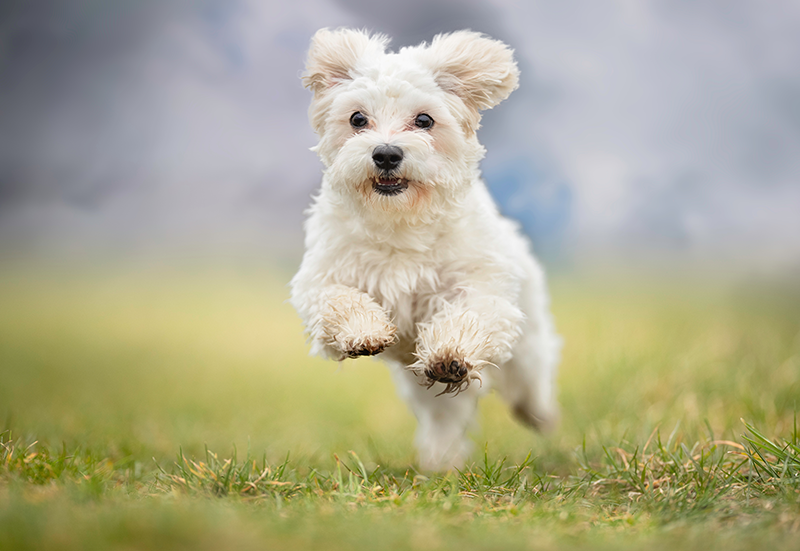
#> input picture Advanced Computer Vision/python 실습 파일/SIFTAndSURF/dog_1.png, 800 x 551 px
$ python SIFT.py
#> lines starting #> are read from the running program, lines starting #| are printed output that depends on the picture
'''
    22.10.11. Seokju Lee
    Modified for python3
    Original code from https://github.com/Leo-LiHao/OpenCV-Python-Tutorials
'''


import sys
sys.path.append('../../../')

import cv2
import time
import numpy as np
import Src.ToolBox.ImageProcessTool as IPT
from matplotlib import pyplot as plt
import pdb


RED   = (0, 0, 255)
BLUE  = (255, 0, 0)
GREEN = (0, 255, 0)

def drawCircleBoard(imgSize, boardSize, circleDis, circleRadius, originPt, backgroundColor, foregroundColor):
    Canvas = np.zeros(imgSize, dtype=np.uint8)
    Canvas[:, :] = backgroundColor
    RowNum, ColNum = boardSize
    OriginPoint_2x1 = np.array(originPt).reshape(2, 1)
    Circles_2xn = np.array([0, 0]).reshape(2, 1)
    for row in range(RowNum):
        for col in range(ColNum):
            x = col * circleDis
            y = row * circleDis
            Point = np.array([[x], [y]])
            Circles_2xn = np.hstack((Circles_2xn, Point))
    Circles_2xn = Circles_2xn[:, 1:] + OriginPoint_2x1
    IPT.drawPoints(img=Canvas, pts_2xn=Circles_2xn, color=foregroundColor, radius=circleRadius)
    return Canvas


if __name__ == '__main__':
    # [13 lines of commented-out code are left out]
    FilePath = 'dog_1.png'
    SrcImg = cv2.cvtColor(cv2.imread(FilePath), code=cv2.COLOR_BGR2RGB)

    GrayImg = cv2.cvtColor(src=SrcImg, code=cv2.COLOR_RGB2GRAY)
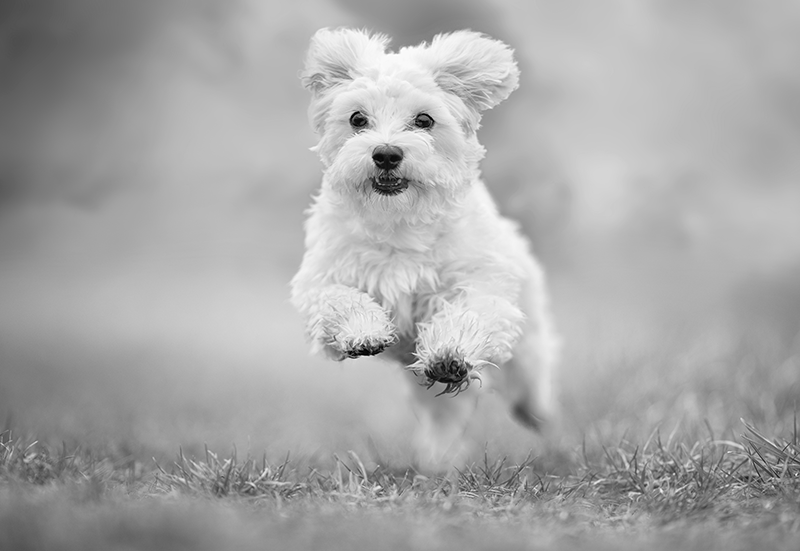
#> GrayImg: shape (551, 800); min 0, max 255, mean 168.2
    # pdb.set_trace()

    ### Define SIFT ###
    sift = cv2.SIFT_create()

    ### Compute SIFT ###
    keypoints, descriptor = sift.detectAndCompute(GrayImg, None)
#> keypoints = 1056 keypoints; strongest (x, y, size): (358, 121, 12.6), (424, 121, 13.5), (387, 159, 17.9), (449, 373, 24.3)
    print('keypoint:',len(keypoints), 'descriptor:', descriptor.shape)
#| keypoint: 1056 descriptor: (1056, 128)
    print(descriptor)
#> (printed output is left out)

    ### Draw Keypoints ###
    img_draw = cv2.drawKeypoints(SrcImg, keypoints, None, flags=cv2.DRAW_MATCHES_FLAGS_DRAW_RICH_KEYPOINTS)
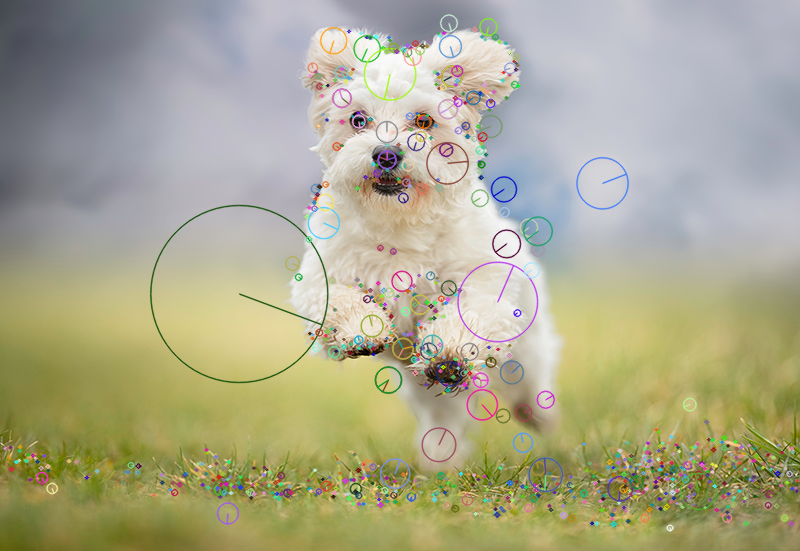
#> img_draw: shape (551, 800, 3); mean R, G, B 171.4, 169.2, 142.2
    pdb.set_trace()

    ### Show Results ###
    plt.figure(1); plt.imshow(SrcImg); plt.colorbar(); plt.ion(); plt.show()
#> after `plt.figure(1)`:
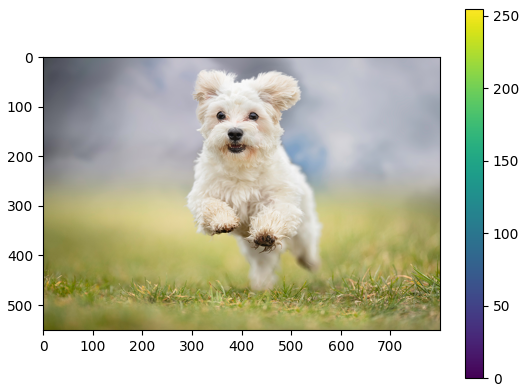
#> figure drawn by matplotlib, 2 panels
    plt.figure(2); plt.imshow(img_draw); plt.colorbar(); plt.ion(); plt.show()
#> after `plt.figure(2)`:
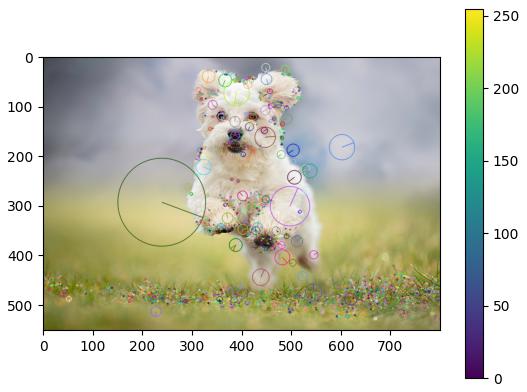
#> figure drawn by matplotlib, 2 panels
    pdb.set_trace()

$ run again, with Advanced Computer Vision/python 실습 파일/SIFTAndSURF/flower.jpg saved as Advanced Computer Vision/python 실습 파일/SIFTAndSURF/dog_1.png
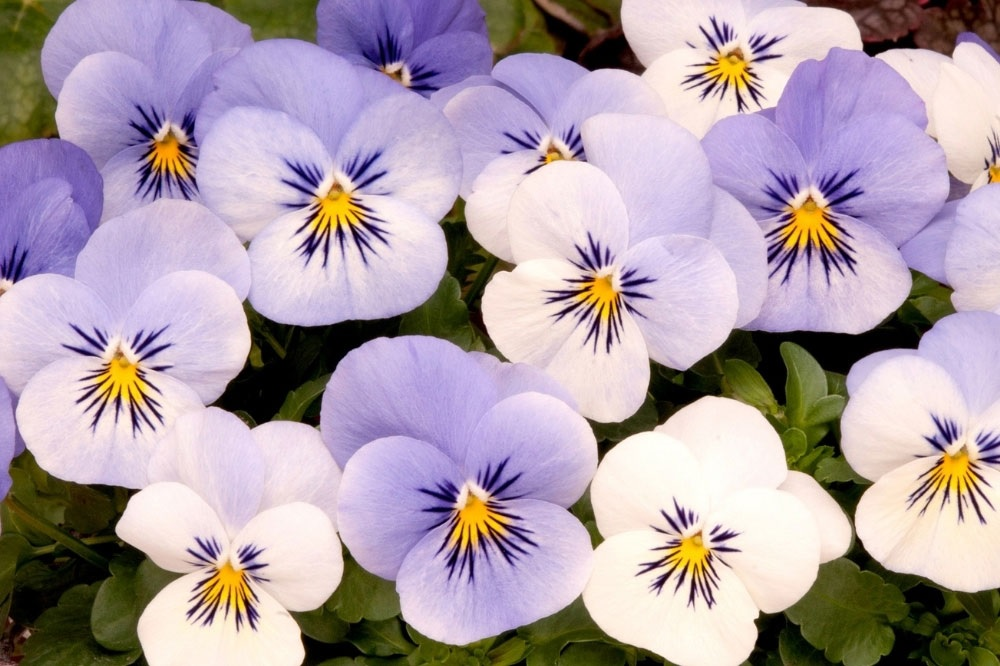
#> input picture Advanced Computer Vision/python 실습 파일/SIFTAndSURF/flower.jpg, 1000 x 666 px
#> `GrayImg = cv2.cvtColor(src=SrcImg, code=cv2.COLOR_RGB2GRAY)`:
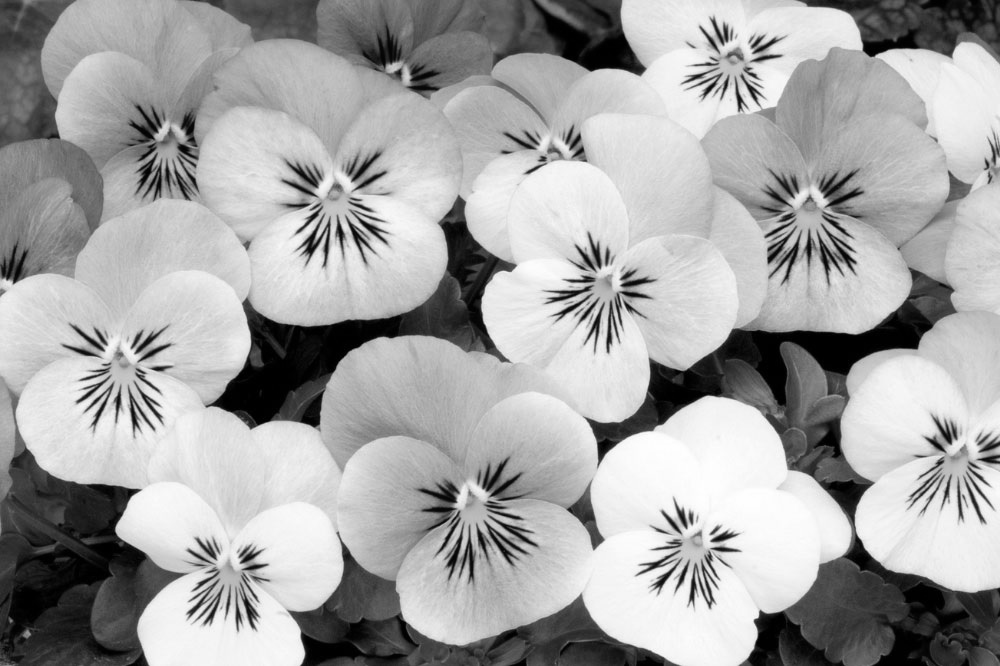
#> GrayImg: shape (666, 1000); min 0, max 254, mean 164.4
#> keypoints = 2033 keypoints; strongest (x, y, size): (283, 373, 70.1), (670, 391, 35.6), (847, 492, 24.1), (607, 436, 20)
#| keypoint: 2033 descriptor: (2033, 128)
#> (printed output is left out)
#> `plt.figure(2)`:
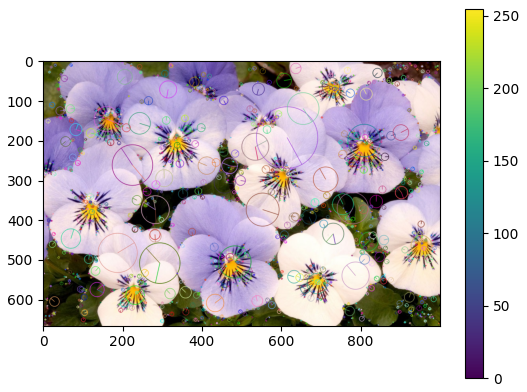
#> figure drawn by matplotlib, 2 panels
